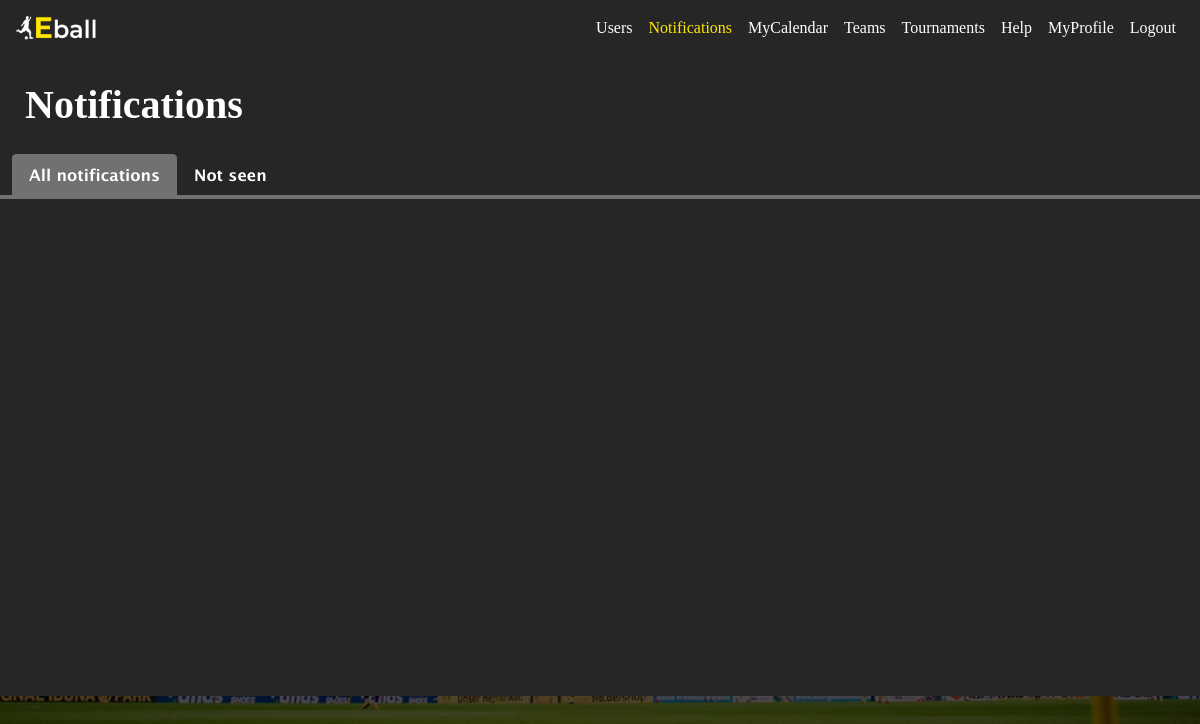
Page /notifications/ (signed in) on the earlier database version.
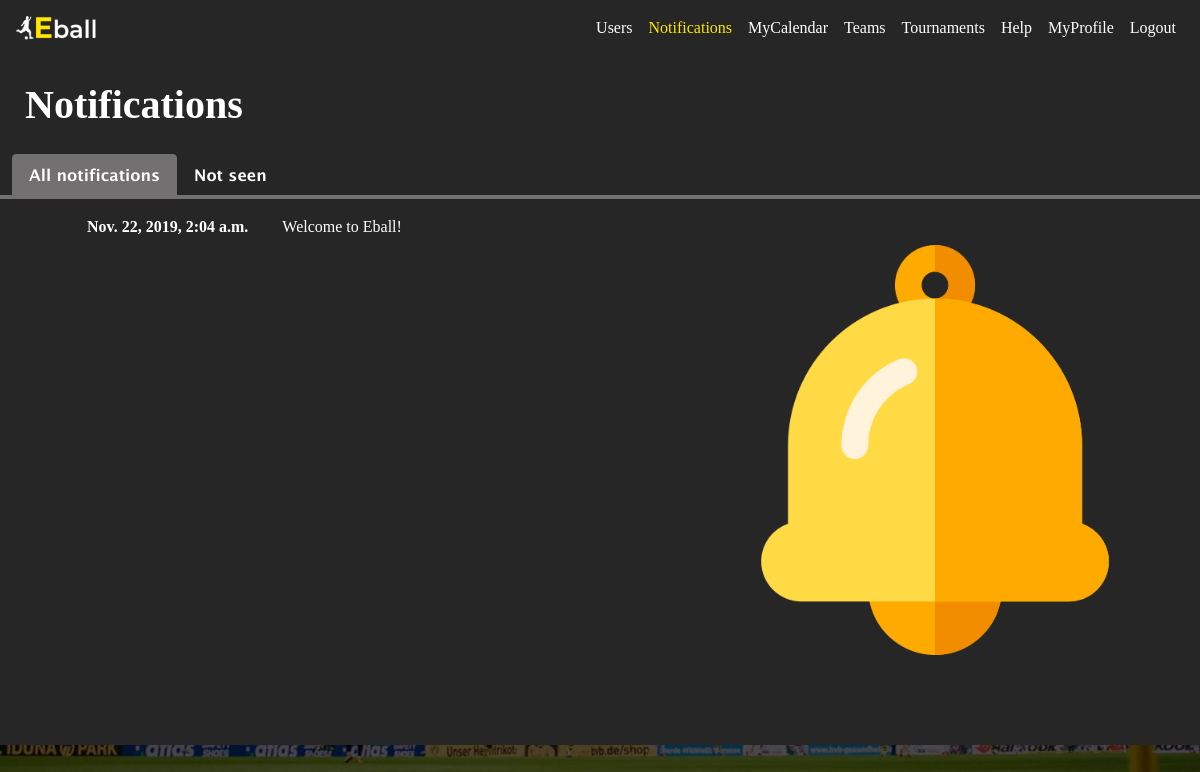
Same page on the later database version.
### appEball/models.py (models this page shows)
class Notification(models.Model):
    date = models.DateTimeField(auto_now_add = True)
    title = models.TextField(blank = False, default="")
    text = models.TextField(blank = False)
    user = models.ForeignKey(CustomUser, on_delete=models.CASCADE)
    isSeen = models.BooleanField(default = False)

### appEball/views.py (the view)
# urls.py: path('notifications/', views.notifications, name='notifications'),
def notifications(request):
    notifications = list()
    notificationsNotSeen = list()
    notificationsFilter = Notification.objects.filter(user = request.user).order_by('isSeen','-date')
    for i in range(len(notificationsFilter)):
        print("olha ue lindo:",notificationsFilter[i].isSeen)
        if(i%2==0):
            notifications.append(["row2","collapseMessage"+str(i),notificationsFilter[i]])
        else:
            notifications.append(["row1","collapseMessage"+str(i),notificationsFilter[i]])
    notificationsNotSeenFilter = Notification.objects.filter(user = request.user, isSeen = False).order_by('isSeen','-date')
    for i in range(len(notificationsNotSeenFilter)):
        if(i%2==0):
            notificationsNotSeen.append(["row2","collapseMessage"+str(i),notificationsNotSeenFilter[i]])
        else:
            notificationsNotSeen.append(["row1","collapseMessage"+str(i),notificationsNotSeenFilter[i]])
    return render(request, 'appEball/notifications.html', {'notifications':notifications,'notificationsNotSeen':notificationsNotSeen})

### appEball/templates/appEball/notifications.html (shortened to what this page needs)
{% extends 'appEball/base_with_grey_background.html' %}
{% load static %}
{% block css %}
    <link rel="stylesheet" type="text/css" href="{% static 'appEball/css/notifications.css' %}">
{% endblock %}
{% block title %}
    Notifications
{% endblock %}
{% block content2 %}
    <div class="content" data-spy="scroll"  id="tabsContent">
        <ul class="nav nav-tabs border-0" id="myTab" role="tablist">
            <li class="nav-item">
                <a class="nav-link active" id="all-tab" data-toggle="tab" href="#all" role="tab" >All notifications</a>
            </li>
            <li class="nav-item">
                <a class="nav-link" id="not-seen-tab" data-toggle="tab" href="#not-seen" role="tab" >Not seen</a>
            </li>
        </ul>
        <div class="tab-content" id="myTabContent">
            <div class="tab-pane fade show active border border-1" id="all" role="tabpanel" aria-labelledby="all-tab">
                <div id="accordion">
                    {% for n in notifications %}
                        <div class="row" id={{ n.0 }}>
                            <div class="col-sm-10">
                                <button class="btn btn-link btn-block left-align" id="rowButton" name="{{n.2.pk}}" data-toggle="collapse" data-target="#{{ n.1 }}" aria-expanded="true" aria-controls={{ n.1 }}>
                                    <span class="col-1"><b>{{ n.2.date }}</b></span>
                                    <span class="col">{{ n.2.title }}</span>
                                </button>
                            </div>
                            <div class="col">
                                {% if n.2.isSeen == False%}
                                    <img src ="{% static 'appEball/assets/bell.png' %}" style="height: 80%; float: right;">
                                {% endif %}
                            </div>
                        </div>
                    {% endfor %}
                </div>
            </div>
        </div>
    </div>
{% endblock %}

### appEball/templates/appEball/base_with_grey_background.html (shortened to what this page needs)
{% extends 'appEball/base.html' %}
{% load static %}
{% block content %}
    <div class="card position-static" id="card1" style="background-color: #262626; border: none; height: 80%; border-radius: 0px; overflow-y: scroll; overflow-x: hidden;">
        <h1 style = "margin: 25px; color: white;"><b>
            {% block title %}
            {% endblock %}
        </b></h1>
        {% block content2 %}
        {% endblock %}
    </div>
{% endblock %}

### appEball/templates/appEball/base.html (shortened to what this page needs)
{% load static %}
<html>
    <head>
        <link rel="stylesheet" href="https://stackpath.bootstrapcdn.com/bootstrap/4.3.1/css/bootstrap.min.css">        <link rel="stylesheet" href="{% static 'appEball/css/base.css' %}">
        {% block css %}
        {% endblock %}
    </head>
    <body>
        <nav class="navbar sticky-top navbar-expand-sm">
            <a class="navbar-brand" href="{% url 'appEball:home_page' %}">
                <img src="{% static 'appEball/assets/logo.png' %}" width="80px">
            </a>
            <ul class="navbar-nav ml-auto" id="navbarList">
                {% if user.is_authenticated %}
                    {% if user.username == "admin" %}
                        <li class="nav-item">
                            <a class="nav-link" href="{% url 'appEball:users' %}" id="usersNav">Users</a>
                        </li>
                    {% endif %}
                    <li class="nav-item">
                        <a class="nav-link" href="{% url 'appEball:notifications' %}" id="notificationsNav">Notifications</a>
                    </li>
                    <li class="nav-item">
                        <a class="nav-link" href="#" id="myCalendarNav">MyCalendar</a>
                    </li>
                {% endif %}
                <li class="nav-item">
                    <a class="nav-link" href="{% url 'appEball:teams_list' %}" id='teamsNav'>Teams</a>
                </li>
                <li class="nav-item">
                    <a class="nav-link" href="{% url 'appEball:tournaments' %}" id='tournamentsNav'>Tournaments</a>
                </li>
                <li class="nav-item">
                    <a class="nav-link" href="{% url 'appEball:help' %}" id="helpNav">Help</a>
                </li>
                {% if user.is_authenticated %}
                    <li class="nav-item">
                        <a class="nav-link" href="{% url 'appEball:userProfile' user.username %}" id='profileNav'>MyProfile</a>
                    </li>
                    <li class="nav-item">
                        <a class="nav-link" href="{% url 'appEball:logout' %}">Logout</a>
                    </li>
                {% endif %}
            </ul>
        </nav>
        {% block content %}
        {% endblock %}
    </body>
</html>

### appEball/static/appEball/css/base.css (style rules this page uses)
* { font-family: "lucidaSansRegular"; }
html { background-image: url("../assets/home_page.jpg"); background-color: #262626; background-blend-mode: overlay; height: 100%; background-position: center; background-repeat: no-repeat; background-size: cover; }
nav { background-color: #262626; }
.nav-link { color: #ffffff; }

### appEball/static/appEball/css/notifications.css (style rules this page uses)
* { font-family: "lucidaSansRegular"; }
html { overflow-x: hidden; }
body { background: inherit; background-blend-mode: inherit; }
#notificationsNav { color: #FFE603; }
.row { padding-top: 10px; padding-right: 60px; padding-left: 60px; text-align: justify; color: white; font-family: "lucidaSansRegular"; }
.nav-tabs { margin-left: 1%; }
.nav-tabs .nav-link:not(.active) { border-color: transparent !important; }
.nav-tabs a { font-family: "lucidaSansDemibold"; }
.border-1 { border-width: 4px !important; border-bottom: none !important; border-left: none !important; border-right: none !important; border-color: #727070 !important; }
#myTab a.active.nav-link { border-color: #727070; background-color: #727070 !important; color: white; }
#rowButton { background-color: transparent; border: none; text-align: left; color: white; text-decoration: none; }
.card { color: white; background-color: #1b1b1b; border-radius: 0; }

Differences in the rows shown:
added Notification: date "Nov. 22, 2019, 2:04 a.m.", title "Welcome to Eball!", isSeen False (drawn)
